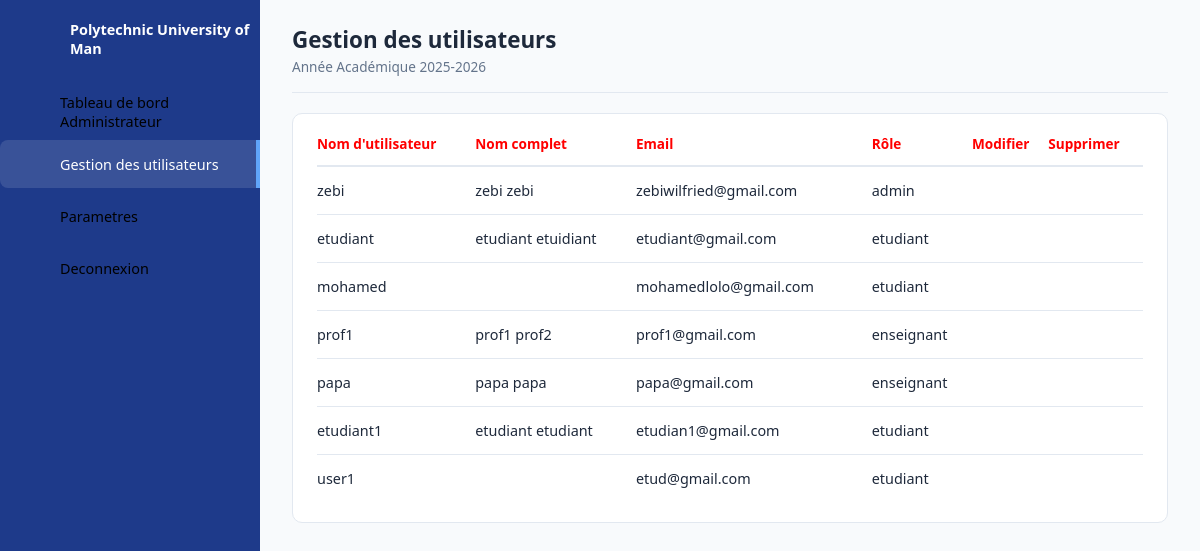
The page /gestion_utilisateurs/ (signed in) on the database its author committed.
### pages/models.py (models this page shows, shortened)
class Utilisateur(AbstractUser):
    ChoiceRole = (
        ('admin','administrateur'),
        ('enseignant','enseignant' ),
        ('etudiant','etudiant')
    )
    role = models.CharField(
        max_length= 25,
        choices=ChoiceRole,
        default='etudiant'
    )
    email = models.EmailField(unique=True)
    REQUIRED_FIELDS = ['email', 'first_name', 'last_name', 'role']

### pages/views.py (the view)
# urls.py: path('gestion_utilisateurs/', gestion_utilisateurs, name='gestion_utilisateurs'),
@login_required
def gestion_utilisateurs(request):
    users = Utilisateur.objects.all()
    context = {
        "users":users
    }
    return render(request, 'gestion_utilisateurs.html', context)

### templates/gestion_utilisateurs.html (shortened to what this page needs)
{% load static %}
<!DOCTYPE html>
<html lang="fr">
<head>
<link rel="stylesheet" href="{% static 'css/dashboardadmin.css' %}?v=2.0">
<link rel="stylesheet" href="{% static 'css/gestion_utilisateurs.css' %}?v=1.0">
</head>
<body>
<div class="container">
    <aside class="navigation">
                <ul>
                <li class="brand">
                <a href="#">
                <span class="titre">Polytechnic University of Man</span>
                </a>
                </li>
                <li>
                <a href="{% url 'dashboardadmin' %}">
                <span class="titre">Tableau de bord Administrateur</span>
                </a>
                </li>
                <li class="active">
                <a href="{% url 'gestion_utilisateurs' %}">
                <span class="titre">Gestion des utilisateurs</span>
                </a>
                </li>
                <li>
                <a href="{% url 'parametres' %}">
                <span class="titre">Parametres</span>
                </a>
                </li>
                <li class="logout">
                <a href="{% url 'deconnexion' %}">
                <span class="titre">Deconnexion</span>
                </a>
                </li>
            </ul>
    </aside>
<main class="main-content">
<header class="topbar">
    <div>
            <h2>Gestion des utilisateurs</h2>
            <p class="subtitle">Année Académique 2025-2026</p>
            </div>
            </header>
  <div class="recent-orders">
    <table>
        <thead>
            <tr>
                <td class="lock">Nom d'utilisateur</td>
                <td class="lock">Nom complet</td>
                <td class="lock">Email</td>
                <td class="lock">Rôle</td>
                <td class="lock">Modifier</td>
                <td class="lock">Supprimer</td>
            </tr>
        </thead>
        <tbody>
            {% for user in users %}
            <tr>
                <td>{{ user.username }}</td>
                <td>{{ user.first_name }} {{ user.last_name }}</td>
                <td>{{ user.email }}</td>
                <td>{{ user.role }}</td>
                <td>
                </td>
                <td>
                </td>
            </tr>
            {% empty %}
            <tr>
                <td colspan="6">Aucun utilisateur trouvé.</td>
            </tr>
            {% endfor %}
        </tbody>
    </table>
</div>
</main>
</div>
</body>
</html>

### static/css/dashboardadmin.css (style rules this page uses)
* { margin: 0; padding: 0; box-sizing: border-box; font-family: 'Segoe UI', system-ui, -apple-system, Roboto, sans-serif; }
:root { --primary-color: #1e3a8a; --accent-color: #2563eb; --white: #ffffff; --gray-bg: #f8fafc; --text-main: #1e293b; --text-muted: #64748b; --border-color: #e2e8f0; }
body { min-height: 100vh; background-color: var(--gray-bg); }
.container { display: flex; width: 100%; }
.navigation { width: 260px; height: 100vh; background-color: var(--primary-color); position: fixed; left: 0; top: 0; display: flex; flex-direction: column; }
.navigation ul { list-style: none; padding-top: 15px; width: 100%; }
.navigation ul li { position: relative; width: 100%; margin-bottom: 4px; }
.navigation ul li.brand { margin-bottom: 25px; padding-left: 10px; }
.navigation ul li.brand a { font-weight: 700; font-size: 1.1rem; color: var(--white); }
.navigation ul li a { display: flex; align-items: center; text-decoration: none; color: black; height: 48px; padding-left: 20px; transition: all 0.2s ease; border-top-left-radius: 8px; border-bottom-left-radius: 8px; }
.navigation ul li:hover a, .navigation ul li.active a { color: var(--white); background-color: rgba(255, 255, 255, 0.12); }
.navigation ul li.active a { border-right: 4px solid #60a5fa; }
.navigation ul li a .titre { font-size: 0.9rem; }
.navigation ul li.logout { margin-top: auto; margin-bottom: 20px; }
.main-content { margin-left: 260px; width: calc(100% - 260px); padding: 24px 32px; }
.topbar { display: flex; justify-content: space-between; align-items: center; padding-bottom: 16px; border-bottom: 1px solid var(--border-color); }
.topbar h2 { color: var(--text-main); font-size: 1.4rem; }
.topbar .subtitle { color: var(--text-muted); font-size: 0.85rem; margin-top: 2px; }
.recent-orders { background: var(--white); padding: 20px 24px; border-radius: 10px; border: 1px solid var(--border-color); }
table { width: 100%; border-collapse: collapse; }
table thead td { font-weight: 600; color: black; padding-bottom: 12px; font-size: 0.85rem; border-bottom: 2px solid var(--border-color); }
.lock { color: red; }
table tbody tr { border-bottom: 1px solid var(--border-color); }
table tbody tr:last-child { border-bottom: none; }
table tbody td { padding: 14px 0; font-size: 0.9rem; color: var(--text-main); }

### static/css/gestion_utilisateurs.css (style rules this page uses)
.recent-orders { background: var(--white); padding: 20px 24px; border-radius: 10px; border: 1px solid var(--border-color); margin-top: 20px; }

### rows shown on the page
Utilisateur: username "zebi", first_name "zebi", last_name "zebi", email "zebiwilfried@gmail.com", role "admin"
Utilisateur: username "etudiant", first_name "etudiant", last_name "etuidiant", email "etudiant@gmail.com", role "etudiant"
Utilisateur: username "mohamed", email "mohamedlolo@gmail.com", role "etudiant"
Utilisateur: username "prof1", first_name "prof1", last_name "prof2", email "prof1@gmail.com", role "enseignant"
Utilisateur: username "papa", first_name "papa", last_name "papa", email "papa@gmail.com", role "enseignant"
Utilisateur: username "etudiant1", first_name "etudiant", last_name "etudiant", email "etudian1@gmail.com", role "etudiant"
Utilisateur: username "user1", email "etud@gmail.com", role "etudiant"
